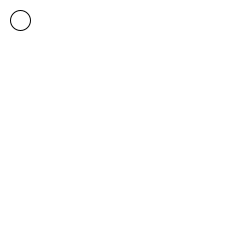
Frame 1 (no input)
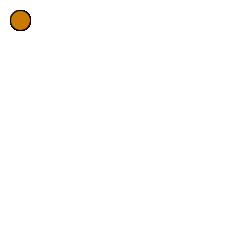
Frame 60 (the mouse pressed at the canvas centre just before this capture)
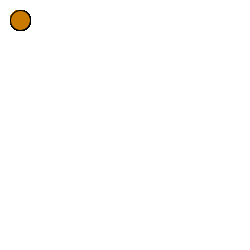
Frame 120 (the mouse held since frame 60 and released just before this capture)

The Processing sketch that drew these frames (run headless with seeded random() and noise(); from frame 60 on, the mouse is pressed at the canvas centre):

// Processing sketch: processing_106716
// ── processing_106716.pde

int x = 20;
int y = 20;

int dx = 0;
int dy = 0;

void setup() {  //setup function called initially, only once
  size(250, 250);
  background (255,255,255);
}

void draw() {  //draw function loops 
    
    ellipse(x,y,20,20);
    
    
    if (keyPressed){

        fill(0,255,0);
        
        if (key == 'd'){
            dx = 1;
            dy = 0;
        }
        
        else if (key == 'a'){
            dx = -1;
            dy = 0;    
        }
        
        else if (key == 'w'){
            dx = 0;
            dy = -1;
            }
        }
        else if (key == 's'){
            dx = 0;
            dy = 1;
        }
        
          
   else {
        fill(200,123,0);
        }  
    
    x = x+dx;
    y = y+dy;
    
}
